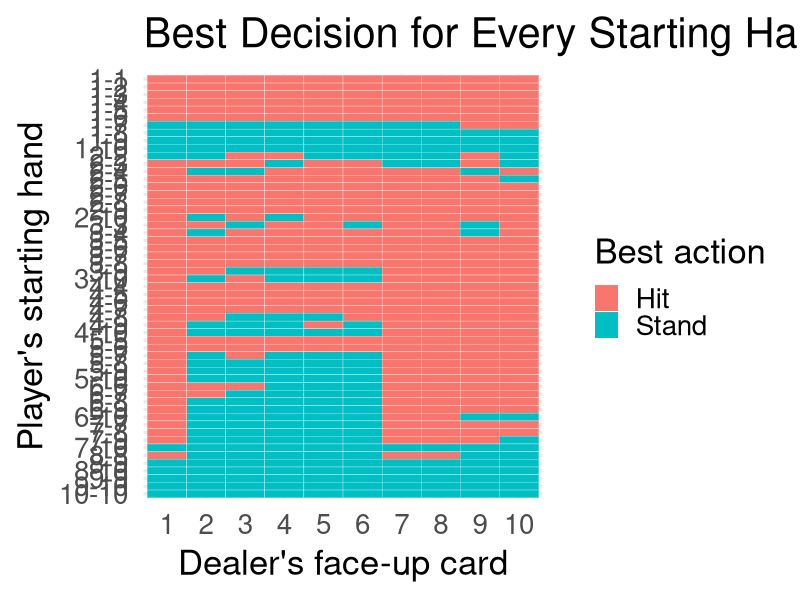

Generate this figure with R:
## ---- chunk 1
library(tidyverse)
set.seed(100)
hand_value <- function(hand){
    total <- sum(hand)
    #checks if it can turn an Ace into an 11
    if (any(hand == 1) && total + 10 <= 21){
        total <- total + 10
    }
    return(total)
}
## ---- chunk 2
#deck, 4 10's for the 3 face cards and 10
cards <- c(1:9, 10, 10, 10, 10)
dealer <- function(face_up_card){
    unknown_card <- sample(cards, 1)
    hand <- c(face_up_card, unknown_card)
    while (hand_value(hand) < 17){
        hand <- c(hand, sample(cards, 1))
    }
    return(hand_value(hand))
}

## ---- chunk 3
outcome <- function(player, dealer){
    if (player > 21){
        return(-1)
    } else if (dealer > 21){
        return(1)
    } else if (dealer > player){
        return(-1)
    } else if (player > dealer){
        return(1)
    } else{
        return(0)
    }
}

hard_chart <- matrix("Stand", nrow = 21, ncol = 10)
soft_chart <- matrix("Stand", nrow = 21, ncol = 10)
## ---- chunk 4
library(tidyverse)
play_hand <- function(p_card1, p_card2, dealer_card, action) {
    player_cards <- c(p_card1, p_card2)
    if (action == "hit"){
        player_cards <- c(player_cards, sample(cards, 1))
    }
    outcome(hand_value(player_cards), dealer(dealer_card))
}
## ---- chunk 5
reps <- 1000
hands <- expand_grid(
  card1 = 1:10,
  card2 = 1:10,
  dealer_card = 1:10,
  action = c("hit", "stand"),
  rep = 1:reps
) |>
  filter(card1 <= card2) |>
  mutate(
    result = pmap_dbl(list(card1, card2, dealer_card, action), play_hand)
  )


## ---- chunk 6
library(tidyverse)
strategy <- hands |>
  group_by(card1, card2, dealer_card, action) |>
  summarise(ev = mean(result), .groups = "drop") |>
  pivot_wider(names_from = action, values_from = ev) |>
  mutate(
    best   = if_else(hit > stand, "Hit", "Stand")
  )

strategy |>

  mutate(
    hand = str_c(card1, "-", card2),
    hand = fct_rev(fct_inorder(hand)),
    dealer_card = factor(dealer_card)
  ) |>
  ggplot(aes(x = dealer_card, y = hand, fill = best)) +
  geom_tile(color = "white") +
  scale_fill_hue() + 
  labs(
    title = "Best Decision for Every Starting Hand in Blackjack",
    x = "Dealer's face-up card",
    y = "Player's starting hand",
    fill = "Best action"
  ) +
  theme_minimal(base_size = 25)
